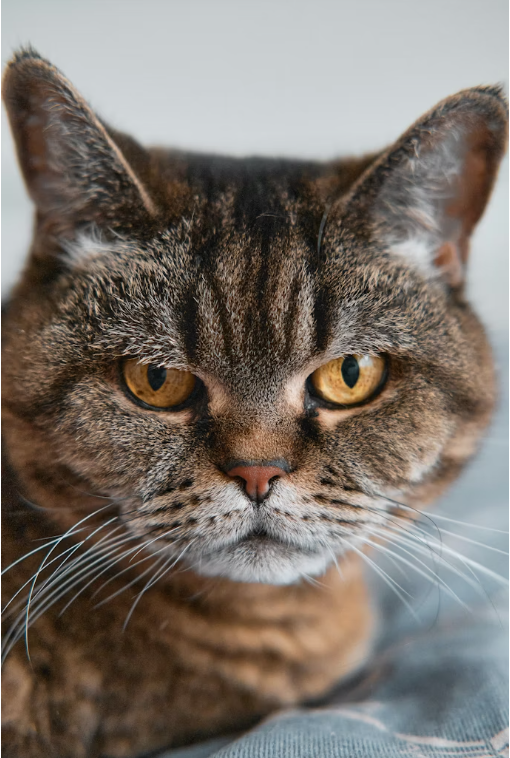
#> input picture DIP/cat.png, 510 x 758 px
$ jupyter execute 09.ipynb
#> lines starting #> are read from the running program, lines starting #| are printed output that depends on the picture; after the words box and inside, x2 and y2 are one past the last pixel; in counts of white or black regions, pixels touching at a corner belong together
## Problem 9
Write a Python program to perform contrast stretching and bit-plane slicing.

[cell 1]
import cv2
import matplotlib.pyplot as plt
import numpy as np

image = cv2.imread("cat.png")
#> image is the input picture: shape (758, 510, 3); mean B, G, R 107.2, 114.9, 123.1
height, width = image.shape[:2]
#> height = 758; width = 510
gray = np.zeros((height, width), dtype=np.uint8)
stretched = np.zeros((height, width), dtype=np.uint8)
bit_planes = []

# Convert the color image to grayscale manually.
for row in range(height):
    for col in range(width):
        blue = int(image[row, col, 0])
        green = int(image[row, col, 1])
        red = int(image[row, col, 2])
        gray[row, col] = int(0.114 * blue + 0.587 * green + 0.299 * red)
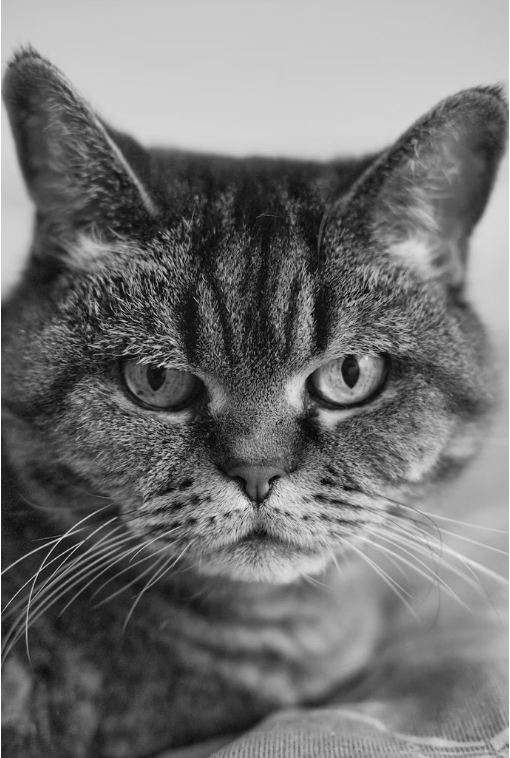
#> gray: shape (758, 510); min 1, max 255, mean 115.9

# Find minimum and maximum values manually.
minimum = gray[0, 0]
#> minimum = 255
maximum = gray[0, 0]
#> maximum = 255
for row in range(height):
    for col in range(width):
        if gray[row, col] < minimum:
            minimum = gray[row, col]
        if gray[row, col] > maximum:
            maximum = gray[row, col]
#> after the loop, maximum = 255; minimum = 1

# Contrast stretching manually.
for row in range(height):
    for col in range(width):
        if maximum == minimum:
            stretched[row, col] = gray[row, col]
        else:
            stretched[row, col] = int(
                (int(gray[row, col]) - int(minimum)) * 255 / (int(maximum) - int(minimum))
            )

# Create all 8 bit planes manually.
for bit in range(8):
    plane = np.zeros((height, width), dtype=np.uint8)
    bit_value = 2 ** bit
    for row in range(height):
        for col in range(width):
            if gray[row, col] & bit_value:
                plane[row, col] = 255
    bit_planes.append(plane)
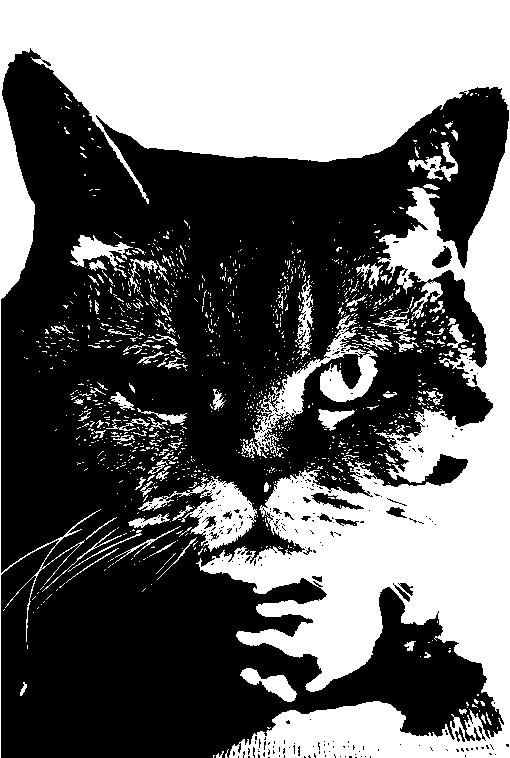
#> plane: shape (758, 510); 41.3% white; 1188 white regions (1093 under 20 px), largest, box (x1, y1, x2, y2) and area: (0, 0, 510, 758) 139758, (241, 315, 378, 458) 4007, (138, 476, 257, 552) 2934

plt.figure(figsize=(10, 5))
plt.subplot(1, 2, 1)
plt.imshow(gray, cmap="gray")
plt.title("Original Grayscale Image")
plt.axis("off")

plt.subplot(1, 2, 2)
plt.imshow(stretched, cmap="gray")
plt.title("Contrast Stretched Image")
plt.axis("off")
plt.tight_layout()
plt.show()
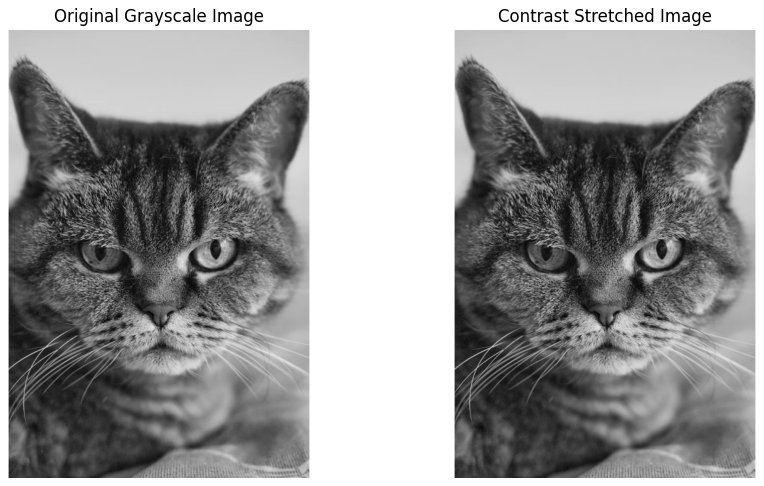
#> figure drawn by matplotlib, 2 panels

plt.figure(figsize=(12, 8))
for bit in range(8):
    plt.subplot(2, 4, bit + 1)
    plt.imshow(bit_planes[bit], cmap="gray")
    plt.title("Bit Plane " + str(bit))
    plt.axis("off")
plt.tight_layout()
plt.show()
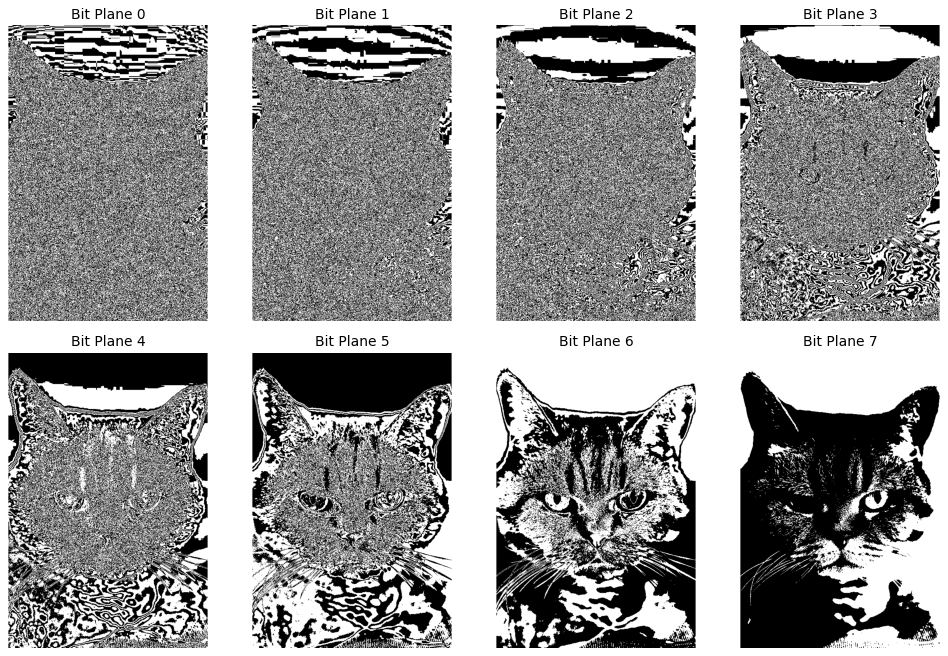
#> figure drawn by matplotlib, 8 panels
